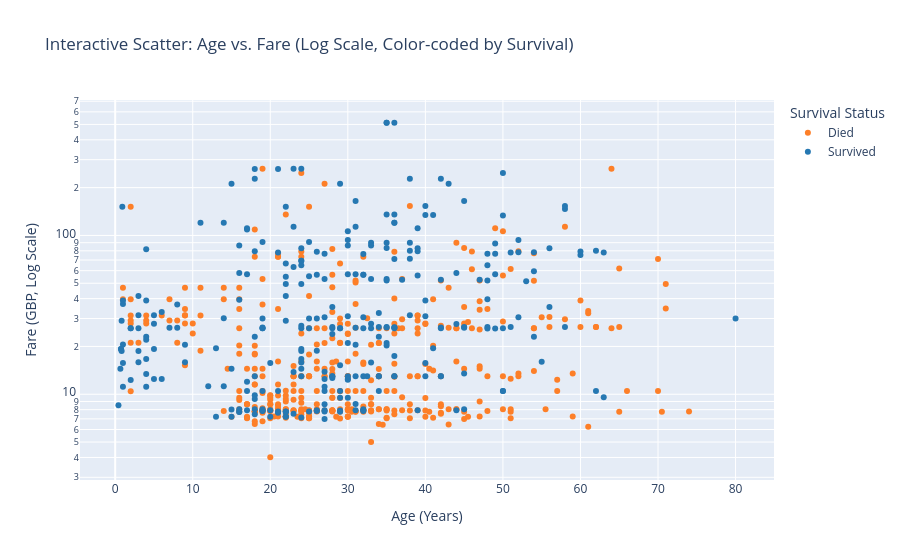

The cell this chart's notebook holds for it:
### Code cell
# 2. Interactive Scatter (Age vs. Fare)
vis_df = df.copy()
vis_df["Survival Status"] = vis_df["survived"].map({0: "Died", 1: "Survived"})
vis_df["Ticket Class"] = vis_df["pclass"].map({1: "1st Class", 2: "2nd Class", 3: "3rd Class"})

fig_scatter = px.scatter(
    vis_df.dropna(subset=["age", "fare"]), 
    x="age", 
    y="fare", 
    color="Survival Status",
    hover_name="name",
    log_y=True,
    color_discrete_map={"Survived": "#2678B2", "Died": "#FD7F28"},
    title="Interactive Scatter: Age vs. Fare (Log Scale, Color-coded by Survival)"
)
fig_scatter.update_layout(xaxis_title="Age (Years)", yaxis_title="Fare (GBP, Log Scale)")
fig_scatter.show()

### Figure 1 — Plotly figure (JSON) as saved in the notebook; plotly's stock layout.template omitted (floating-point values rounded to 4 significant figures; data arrays with more than 128 entries replaced by an {"elided": "..."} marker saying what was removed)
{"data": [{"hovertemplate": "<b>%{hovertext}</b><br><br>Survival Status=Died<br>age=%{x}<br>fare=%{y}<extra></extra>", "hovertext": {"elided": "424 str values"}, "legendgroup": "Died", "marker": {"color": "#FD7F28", "symbol": "circle"}, "mode": "markers", "name": "Died", "orientation": "v", "showlegend": true, "type": "scatter", "x": {"elided": "424 float values"}, "xaxis": "x", "y": {"elided": "424 float values"}, "yaxis": "y"}, {"hovertemplate": "<b>%{hovertext}</b><br><br>Survival Status=Survived<br>age=%{x}<br>fare=%{y}<extra></extra>", "hovertext": {"elided": "290 str values"}, "legendgroup": "Survived", "marker": {"color": "#2678B2", "symbol": "circle"}, "mode": "markers", "name": "Survived", "orientation": "v", "showlegend": true, "type": "scatter", "x": {"elided": "290 float values"}, "xaxis": "x", "y": {"elided": "290 float values"}, "yaxis": "y"}], "layout": {"legend": {"title": {"text": "Survival Status"}, "tracegroupgap": 0}, "title": {"text": "Interactive Scatter: Age vs. Fare (Log Scale, Color-coded by Survival)"}, "xaxis": {"anchor": "y", "domain": [0.0, 1.0], "title": {"text": "Age (Years)"}}, "yaxis": {"anchor": "x", "domain": [0.0, 1.0], "title": {"text": "Fare (GBP, Log Scale)"}, "type": "log"}}}
